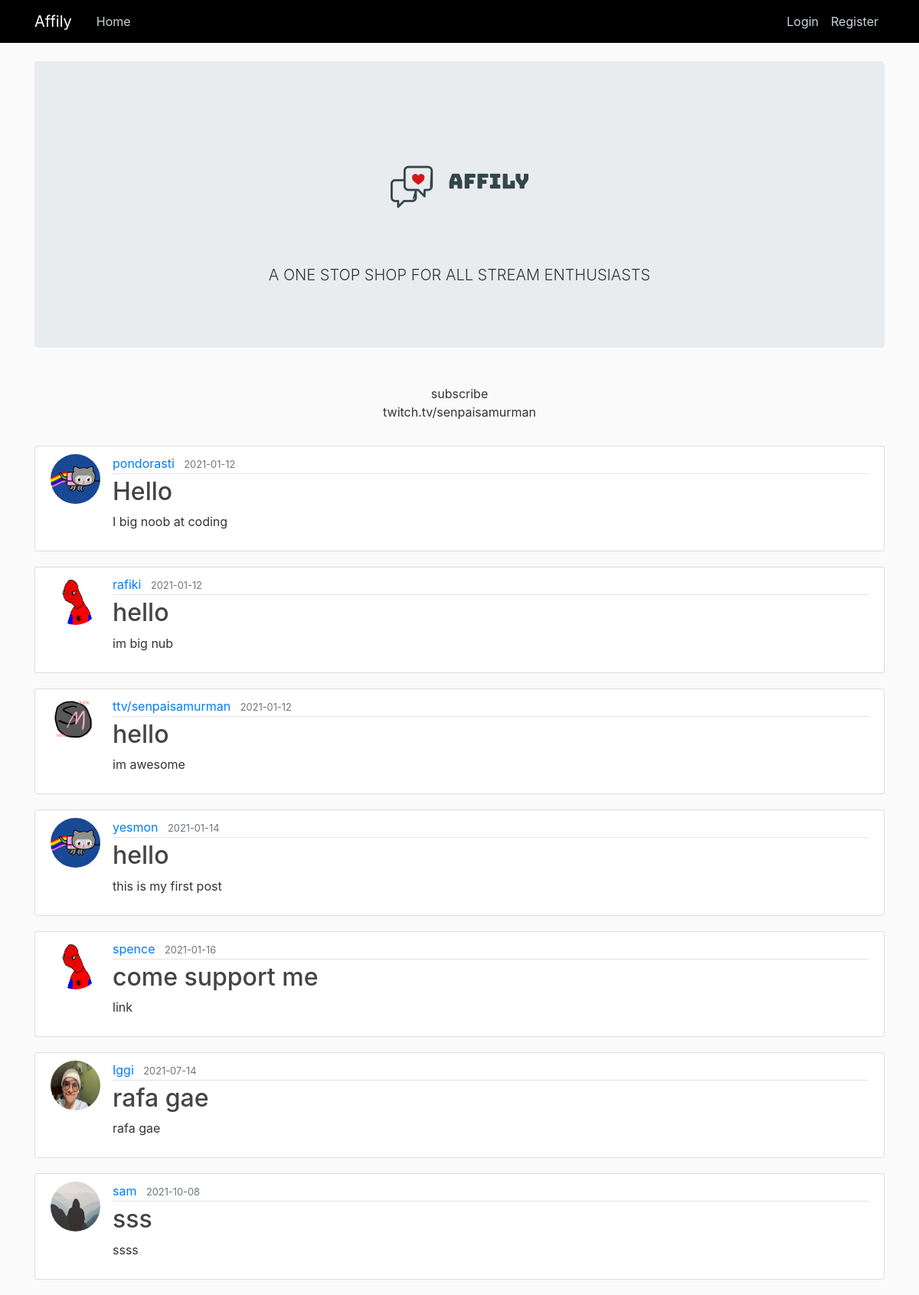
The page /home on the database its author committed.
### affily/models.py (models this page shows, shortened)
class Post(db.Model):
    id = db.Column(db.Integer, primary_key=True)
    title = db.Column(db.String(100), nullable=False)
    date_posted = db.Column(db.DateTime, nullable=False, default=datetime.utcnow)
    content = db.Column(db.Text, nullable=False)
    user_id = db.Column(db.Integer, db.ForeignKey('user.id'), nullable=False)

class User(db.Model, UserMixin):
    id = db.Column(db.Integer, primary_key=True)
    username = db.Column(db.String(20), unique=True, nullable=False)
    email = db.Column(db.String(120), unique=True, nullable=False)
    image_file = db.Column(db.String(20), nullable=False, default='default.jpg')
    password = db.Column(db.String(60), nullable=False)
    posts = db.relationship('Post', backref='author', lazy=True)

### affily/routes.py (the view)
@app.route("/")
@app.route("/home")
def home():
    posts = Post.query.all()
    return render_template("home.html", posts=posts)

### affily/templates/home.html (shortened to what this page needs)
{% extends "layout.html" %} {% block content %}
<div class="hero-background-img jumbotron text-center">
    <img src="static/img/affily_logo.png" align="middle">
    <p class="lead">A ONE STOP SHOP FOR ALL STREAM ENTHUSIASTS</p>
</div>
<footer>
    <div class="footer-copyright text-center py-3">subscribe
        <p>
            twitch.tv/senpaisamurman
        </p>
    </div>
</footer>
{% for post in posts %}
<article class="media content-section">
    <img class="rounded-circle article-img" src="{{ url_for('static', filename='img/' + post.author.image_file) }}" alt="">
    <div class="media-body">
        <div class="article-metadata">
            <a class="mr-2" href="#">{{ post.author.username }}</a>
            <small class="text-muted">{{ post.date_posted.strftime('%Y-%m-%d') }}</small>
        </div>
        <h2><a class="article-title" href="{{ url_for('post', post_id=post.id) }}">{{ post.title }}</a></h2>
        <p class="article-content">{{ post.content }}</p>
    </div>
</article>
{% endfor %} {% endblock content %}

### affily/static/main.css (style rules this page uses)
body { background: #fafafa; color: #333333; margin-top: 5rem; }
h1, h2, h3, h4, h5, h6 { color: #444444; }
.content-section { background: #ffffff; padding: 10px 20px; border: 1px solid #dddddd; border-radius: 3px; margin-bottom: 20px; }
.article-title { color: #444444; }
.article-content { white-space: pre-line; }
.article-img { height: 65px; width: 65px; margin-right: 16px; }
.article-metadata { padding-bottom: 1px; margin-bottom: 4px; border-bottom: 1px solid #e3e3e3 }

### rows shown on the page
Post: image_file (picture), author.username "pondorasti", date_posted "2021-01-12", title "Hello", content "I big noob at coding"
Post: image_file (picture), author.username "rafiki", date_posted "2021-01-12", title "hello", content "im big nub"
Post: image_file (picture), author.username "ttv/senpaisamurman", date_posted "2021-01-12", title "hello", content "im awesome"
Post: image_file (picture), author.username "yesmon", date_posted "2021-01-14", title "hello", content "this is my first post"
Post: image_file (picture), author.username "spence", date_posted "2021-01-16", title "come support me", content "link"
Post: image_file (picture), author.username "Iggi", date_posted "2021-07-14", title "rafa gae", content "rafa gae"
Post: image_file (placeholder picture), author.username "sam", date_posted "2021-10-08", title "sss", content "ssss"
